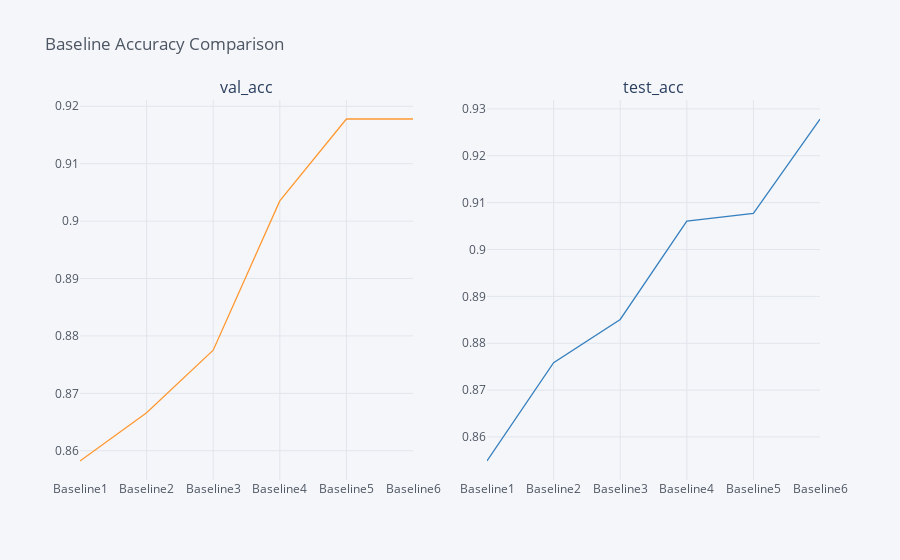

Here is the notebook cell this chart was saved with:
### Markdown cell above
## Plotting Baselines for comparisons:

### Code cell
import plotly.graph_objs as go
ordered = ['val_acc','test_acc','val_auc','test_auc','val_f1','test_f1'] 
Baselines[ordered[:2]].iplot(subplots=True, subplot_titles=ordered[:2], legend=False, title = 'Baseline Accuracy Comparison')

### Figure 1 — Plotly figure (JSON) as saved in the notebook; plotly's stock layout.template omitted (floating-point values rounded to 4 significant figures)
{"data": [{"line": {"color": "rgba(255, 153, 51, 1.0)", "dash": "solid", "shape": "linear", "width": 1.3}, "mode": "lines", "name": "val_acc", "text": "", "type": "scatter", "x": ["Baseline1", "Baseline2", "Baseline3", "Baseline4", "Baseline5", "Baseline6"], "xaxis": "x", "y": [0.8582, 0.8666, 0.8775, 0.9035, 0.9178, 0.9178], "yaxis": "y"}, {"line": {"color": "rgba(55, 128, 191, 1.0)", "dash": "solid", "shape": "linear", "width": 1.3}, "mode": "lines", "name": "test_acc", "text": "", "type": "scatter", "x": ["Baseline1", "Baseline2", "Baseline3", "Baseline4", "Baseline5", "Baseline6"], "xaxis": "x2", "y": [0.8549, 0.8758, 0.8851, 0.906, 0.9077, 0.9279], "yaxis": "y2"}], "layout": {"annotations": [{"font": {"size": 16}, "showarrow": false, "text": "val_acc", "x": 0.225, "xanchor": "center", "xref": "paper", "y": 1, "yanchor": "bottom", "yref": "paper"}, {"font": {"size": 16}, "showarrow": false, "text": "test_acc", "x": 0.775, "xanchor": "center", "xref": "paper", "y": 1, "yanchor": "bottom", "yref": "paper"}], "autosize": true, "legend": {"bgcolor": "#F5F6F9", "font": {"color": "#4D5663"}}, "paper_bgcolor": "#F5F6F9", "plot_bgcolor": "#F5F6F9", "showlegend": false, "title": {"font": {"color": "#4D5663"}, "text": "Baseline Accuracy Comparison"}, "xaxis": {"anchor": "y", "autorange": true, "domain": [0, 0.45], "gridcolor": "#E1E5ED", "range": [0, 5], "showgrid": true, "tickfont": {"color": "#4D5663"}, "title": {"font": {"color": "#4D5663"}, "text": ""}, "type": "category", "zerolinecolor": "#E1E5ED"}, "xaxis2": {"anchor": "y2", "autorange": true, "domain": [0.55, 1], "gridcolor": "#E1E5ED", "range": [0, 5], "showgrid": true, "tickfont": {"color": "#4D5663"}, "title": {"font": {"color": "#4D5663"}, "text": ""}, "type": "category", "zerolinecolor": "#E1E5ED"}, "yaxis": {"anchor": "x", "autorange": true, "domain": [0, 1], "gridcolor": "#E1E5ED", "range": [0.8549, 0.9211], "showgrid": true, "tickfont": {"color": "#4D5663"}, "title": {"font": {"color": "#4D5663"}, "text": ""}, "type": "linear", "zerolinecolor": "#E1E5ED"}, "yaxis2": {"anchor": "x2", "autorange": true, "domain": [0, 1], "gridcolor": "#E1E5ED", "range": [0.8508, 0.9319], "showgrid": true, "tickfont": {"color": "#4D5663"}, "title": {"font": {"color": "#4D5663"}, "text": ""}, "type": "linear", "zerolinecolor": "#E1E5ED"}}}
